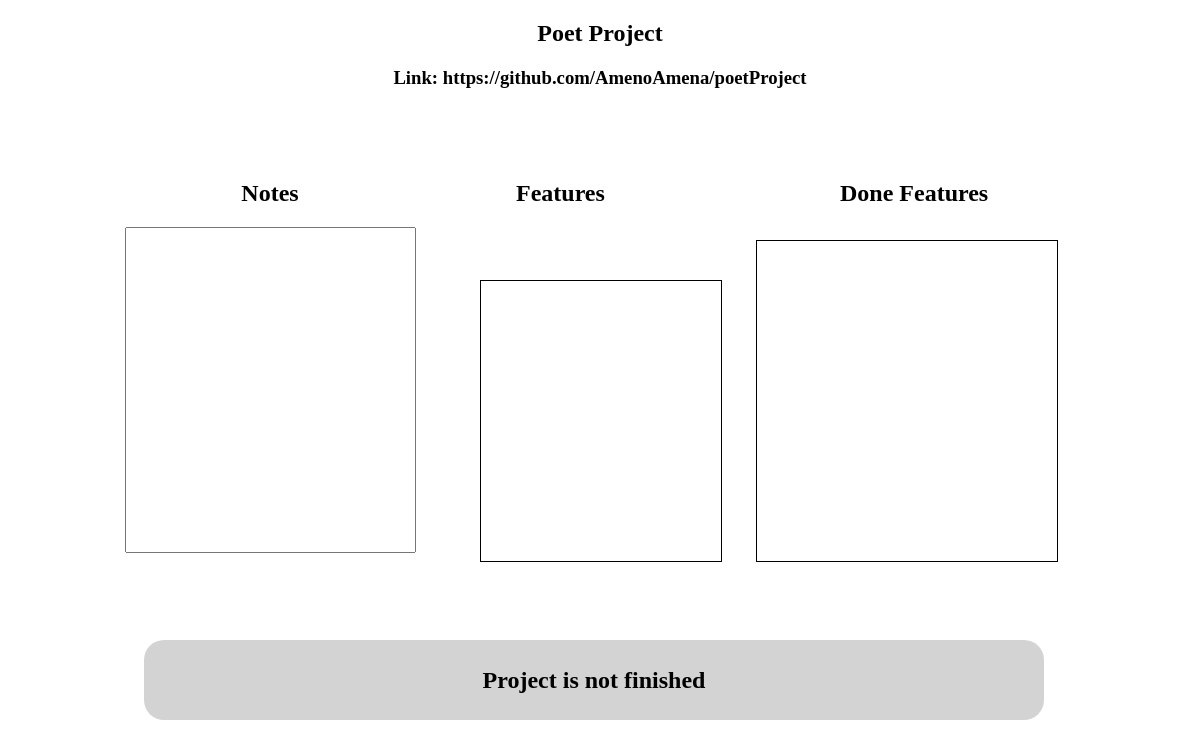
/show/QTGF-TMKI-NSNQ-YIWQ/, run on an earlier commit of the app's database.
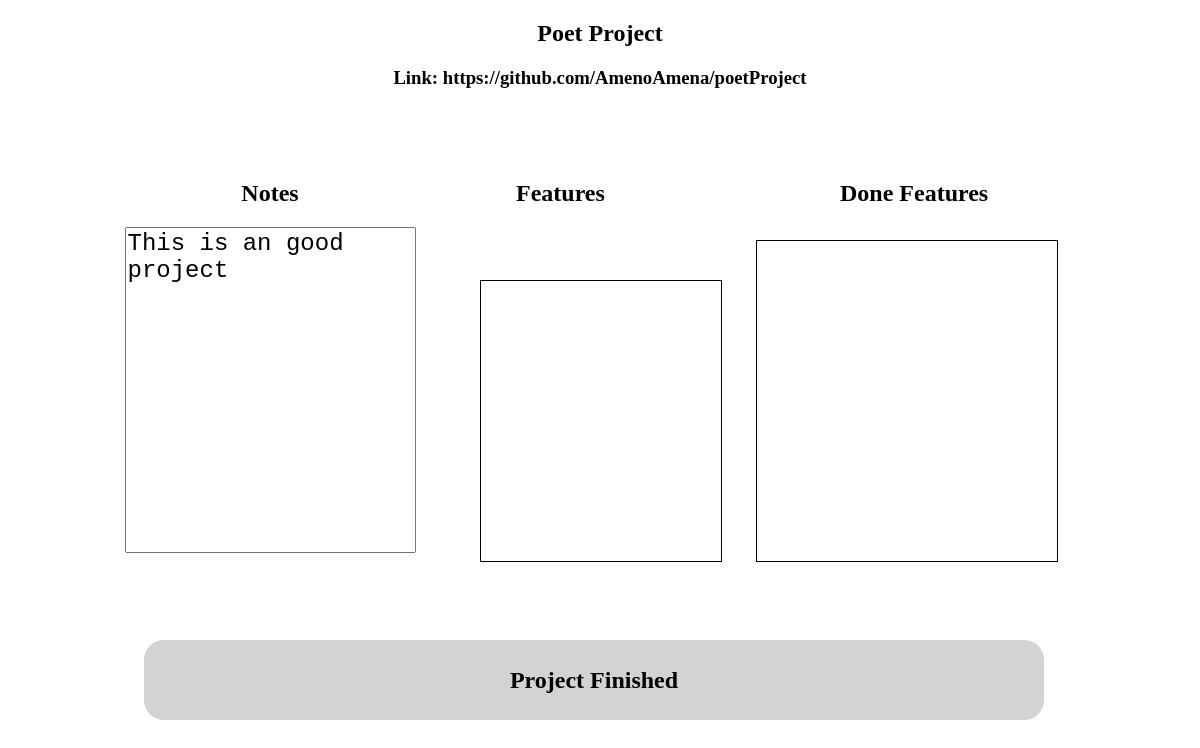
And on a later commit of the database.
### authentication/models.py (models this page shows, shortened)
class Project(models.Model):
    name = models.CharField(max_length=80)
    link = models.URLField()
    notes = models.TextField(blank=True)
    features = models.ManyToManyField(Feature, blank=True)
    user = models.ForeignKey(User,on_delete=models.CASCADE)
    is_done = models.BooleanField(default=False)
    token = TokenField()

### show_project/views.py (the view)
# urls.py: path("<str:project_token>/",views.project_room,name='show_project')
def project_room(request,project_token):
    project = get_object_or_404(Project, token=project_token)
    return render(request, 'show_project/project_room.html',{
        'project':project
    })

### show_project/templates/show_project/project_room.html (shortened to what this page needs)
{% extends 'show_project/base.html' %}
{% load static %}
{% block title %}
<link rel="stylesheet" href="{% static 'projects_shown/css/project.css' %}">
{% endblock title %}
{% block body %}
<h2>{{project.name}}</h2>
    <div class="link">
        <h3>Link: <a href="{{ project.link }}" target="_blank">{{project.link}}</a>
    </h3>
    </div>
    <div class="notes">
        <h2>Notes</h2>
        <form>
            <textarea class="text-area" name="text-area" readonly>{{ project.notes }}</textarea>
        </form>
    </div>
    <div class="feature">
        <h2>Features</h2>
    </div>
<div class="feature_show">
</div>
<div class="done_f">
    <h2>Done Features</h2>
</div>
<div class="done_feature">
</div>
<div class="project_finished">
    {% if project.is_done %}
        <h2>Project Finished</h2>
    {% else %}
        <h2>Project is not finished</h2>
    {% endif %}
</div>
{% endblock body %}

What changed in the data, as far as the page shows it:
changed Project "Poet Project": text-area (not shown) → "This is an good project"; is_done False → True (drawn)
Also different on the page:
text no longer shown: "Project is not finished"
text now shown: "Project Finished"
